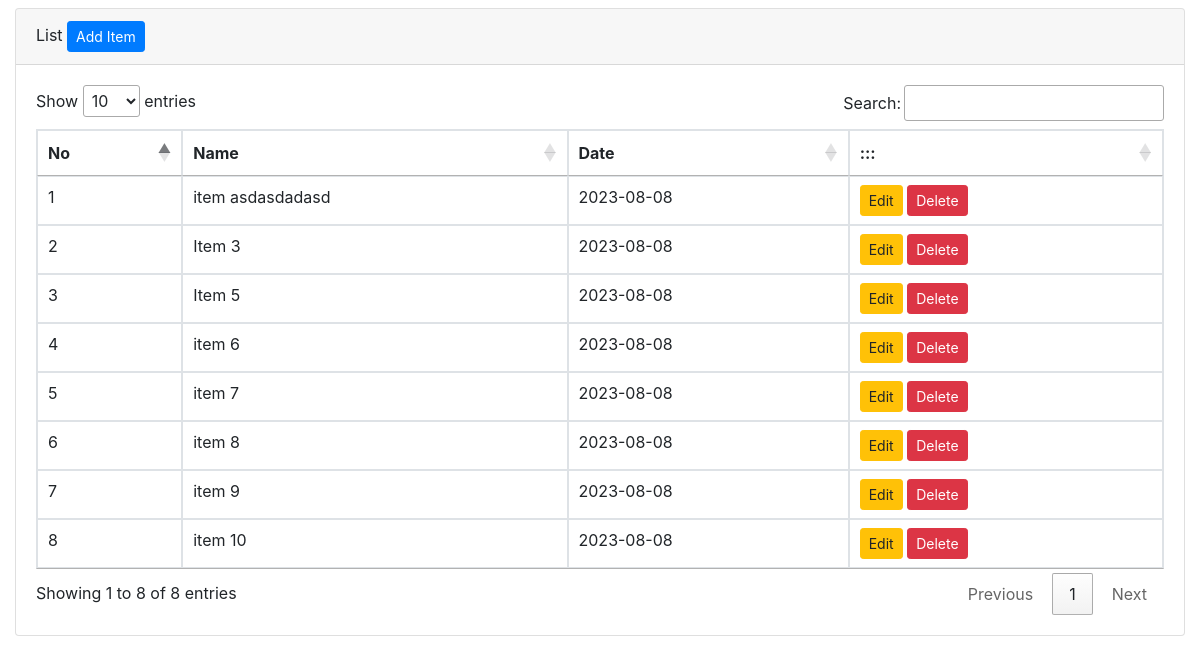
Before: / with the older database file.
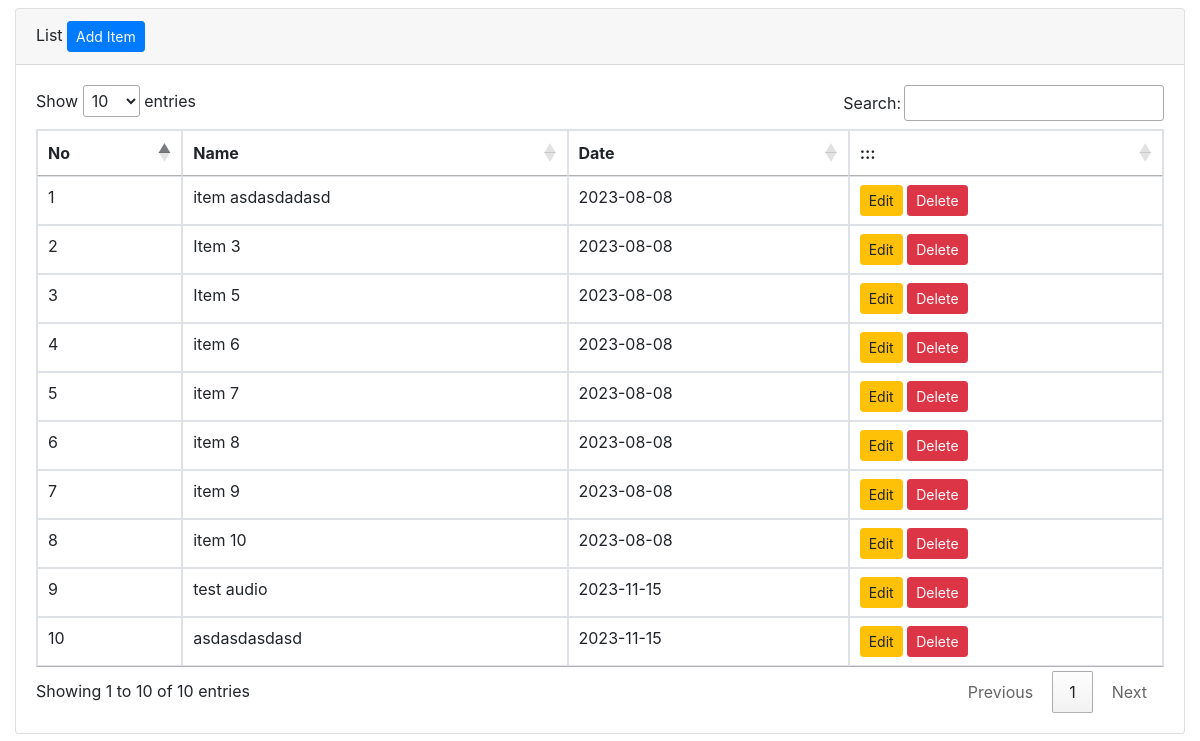
After: the same page with the newer database file.
### tables this page shows
CREATE TABLE `items` (
  `i_id` int(11) NOT NULL,
  `i_name` varchar(255) NOT NULL,
  `i_description` text NOT NULL,
  `i_date` date NOT NULL,
  `i_picture` varchar(255) NOT NULL,
  `i_price` double NOT NULL,
  `i_colors` varchar(100) NOT NULL,
  `i_url` varchar(1000) NOT NULL,
  `i_audio` varchar(500) NOT NULL
);

### index.php (the view, shortened to what this page needs)
<?php
$conn = mysqli_connect("127.0.0.1", "root", "", "druddb");
?>
<!DOCTYPE html>
<html lang="en">
<head>
	<link rel="stylesheet" href="https://cdn.jsdelivr.net/npm/bootstrap@4.6.2/dist/css/bootstrap.min.css">
	<link rel="stylesheet" href="https://cdn.datatables.net/1.13.6/css/jquery.dataTables.min.css">
</head>
<body>
<div class="container-fluid">
	<div class="row">
		<div class="col-md-12">
			<div class="card mt-2">
				<div class="card-header">
					List
					<a href="add.php" class="btn btn-primary btn-sm">
						Add Item
					</a>
				</div>
				<div class="card-body">
					<table class="table table-hover table-fluid table-bordered dataTable">
						<thead>
							<tr>
								<th>No</th>
								<th>Name</th>
								<th>Date</th>
								<th>:::</th>
							</tr>
						</thead>
						<tbody>
						<?php
							$q = mysqli_query($conn, "SELECT * FROM items");
							$no = 1;
							while($r = mysqli_fetch_array($q)){
							?>
							<tr>
								<td><?= $no++ ?></td>
								<td><?= $r["i_name"] ?></td>
								<td><?= $r["i_date"] ?></td>
								<td>
									<a href="edit.php?id=<?= $r["i_id"] ?>" class="btn btn-sm btn-warning">
										Edit
									</a>
									<a href="delete.php?id=<?= $r["i_id"] ?>" class="btn btn-sm btn-danger">
										Delete
									</a>
								</td>
							</tr>
							<?php
							}
						?>
						</tbody>
					</table>
				</div>
			</div>
		</diV>
	</div>
</div>
</body>
</html>

Changed rows visible on the page:
added items: i_name "test audio", i_date "2023-11-15"
added items: i_name "asdasdasdasd", i_date "2023-11-15"
Other visible differences:
text written by a page script: "Show entries Search: Showing 1 to 8 of 8 entries Previous 1 Next" → "Show entries Search: Showing 1 to 10 of 10 entries Previous 1 Next"
